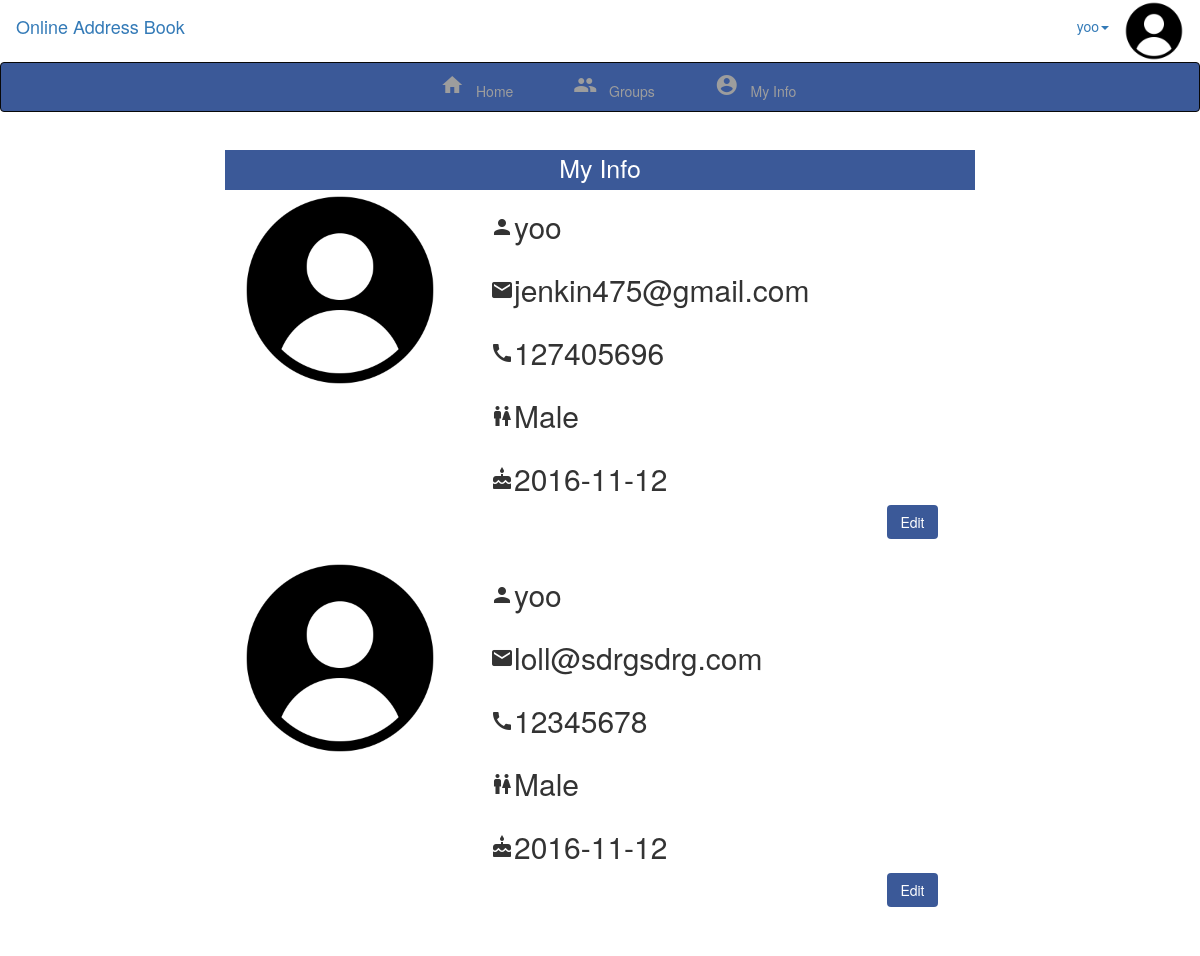
The app's page /rec/memberinfo.php (signed in) with its own data.
### tables this page shows
CREATE TABLE `users` (
  `id` int(100) NOT NULL,
  `username` varchar(100) NOT NULL,
  `password` varchar(100) NOT NULL,
  `email` varchar(100) NOT NULL,
  `phonenumber` int(100) NOT NULL,
  `gender` varchar(100) NOT NULL,
  `date` varchar(100) NOT NULL,
  `profileimage` varchar(100) NOT NULL
);

### rec/memberinfo.php (the view, shortened to what this page needs)
<?php session_start();
	include('materialize.php');
	include('membernavbar.php');
 ?>
<div class="container member-container">
	<div class="row">
		<div class="col-md-offset-2 col-md-8 member-card-margin">
			<div class="card">
				<div class="card-title text-center">
					<p>My Info</p>
				</div>
				<div class="card-body">
				<?php
				$username=$_SESSION['username'];
				$sql = "SELECT * FROM users WHERE username='$username'";
				$result = $conn->query($sql);
				if ($result->num_rows > 0) {
				    while($row = $result->fetch_assoc()) {?>
					<div class="col-md-4">
						<img src="../img/profile/<?php echo $row['username'];?>.jpg" width="200px" height="200px" onerror="this.src='../img/profile/default-user.png';">
					</div>
					<div class="col-md-8">
						<table style="width: 100%;" cellpadding="0" cellspacing="0">
						        <tr>
						        	<td><h2><span class="material-icons">person</span><?php echo $row['username'];?></h2></td>
						        </tr>
						        <tr>
						        	<td><h2><span class="material-icons">email</span><?php echo $row['email'];?></h2></td>
						        </tr>
						        <tr>
						        	<td><h2><span class="material-icons">call</span><?php echo $row['phonenumber'];?></h2></td>
						        </tr>
						        <tr>
						        	<td><h2><span class="material-icons">wc</span><?php echo $row['gender'];?></h2></td>
						        </tr>
						        <tr>
						        	<td><h2><span class="material-icons">cake</span><?php echo $row['date'];?></h2></td>
						        </tr>
						</table>
					</div>
				</div>
				<div class="text-right" style="padding-right: 5%;padding-bottom: 2.5%;">
					<button type="button" class="btn btn-raised btn-inverse editProfile" data-toggle="modal" data-id="<?php echo $row['id'];?>" data-target="#editProfile">Edit</button>
				</div>
				<?php
						    }
						} else {
						    echo "0 results";
						}
							?>
			</div>
		</div>
	</div>
 <?php
 include('footer.php');
 ?>

### rec/materialize.php (shortened to what this page needs)
<!DOCTYPE html>
<html>
<head>
	<link rel="stylesheet" type="text/css" href="https://maxcdn.bootstrapcdn.com/bootstrap/3.3.7/css/bootstrap.min.css">
	<link rel="stylesheet" type="text/css" href="https://cdnjs.cloudflare.com/ajax/libs/bootstrap-material-design/0.5.10/css/bootstrap-material-design.min.css">
	<link rel="stylesheet" type="text/css" href="https://cdnjs.cloudflare.com/ajax/libs/bootstrap-material-design/0.5.10/css/ripples.min.css">
    <link rel="stylesheet" type="text/css" href="https://cdn.bootcss.com/font-awesome/4.7.0/css/font-awesome.min.css">
</head>
<body>

### rec/membernavbar.php (shortened to what this page needs)
<?php
	require_once('../php/config.php');
	$username = $_SESSION['username'];
	$sql = "SELECT username FROM users WHERE username='$username'";
	$result = $conn->query($sql);
	$row = $result->fetch_assoc();
 ?>
<div class="fixed-top-block">
	<div class="navbar navbar-white navbar-top" style="margin-bottom: 0px;">
		<div class="container-fluid">
			<div class="navbar-header">
				<a class="navbar-brand" href="memberview.php">Online Address Book</a>
			</div>
			<div class="navbar-collapse collapse" id="navbar1">
				<ul class="nav navbar-nav navbar-right">
					<li class="dropdown">
						<a href="#" class="dropdown-toggle" data-toggle="dropdown"><?php echo $row['username'] ?><span class="caret"></span></a>
					</li>
					<li><img src="../img/profile/<?php echo $row['username'];?>.jpg" class="img-circle" width="60px" height="60px" onerror="this.src='../img/profile/default-user.png';"></li>
				</ul>
			</div>
		</div>
	</div>
	<div class="navbar navbar-inverse navbar-top">
		<div class="container-fluid">
			<div class="navbar-collapse collapse" id="navbar2">
				<div class="col-md-offset-4">
					<ul class="nav navbar-nav member-nav">
						<li><a href="memberview.php"><i class="material-icons">home</i>&nbsp;&nbsp;&nbsp;Home</a></li>
						<li><a href="viewaddressbook.php"><i class="material-icons">group</i>&nbsp;&nbsp;&nbsp;Groups</a></li>
						<li><a href="memberinfo.php"><i class="material-icons">account_circle</i>&nbsp;&nbsp;&nbsp;My Info</a></li>
					</ul>
				</div>
			</div>
		</div>
	</div>
</div>

### rec/footer.php (shortened to what this page needs)
</body>
</html>

### rec/materialize.php (style rules this page uses)
body { padding-top: 120px; }
.fixed-top-block { position: absolute; top: 0; left: 0; right:0; }
.navbar-white { background-color: white; color:black; }
.member-nav > li > a { position: relative; display: block; padding: 10px 30px; }
.member-container { margin-top: 30px; }
.card-title { background-color: #3b5998; color: white; height: 40px; margin-top: 0px; font-size: 25px; }
.member-card-margin { margin-bottom: 30px; }
.navbar.navbar-inverse { background-color: #3b5998; color: #ffffff; }
.btn.btn-raised.btn-inverse { background-color: #3b5998; color: #ffffff; }

### records on screen
users: username "yoo", email "jenkin475@gmail.com", phonenumber "127405696", gender "Male", date "2016-11-12"
users: username "yoo", email "loll@sdrgsdrg.com", phonenumber "12345678", gender "Male", date "2016-11-12"

### other values on screen
$row['username'] "yoo"
